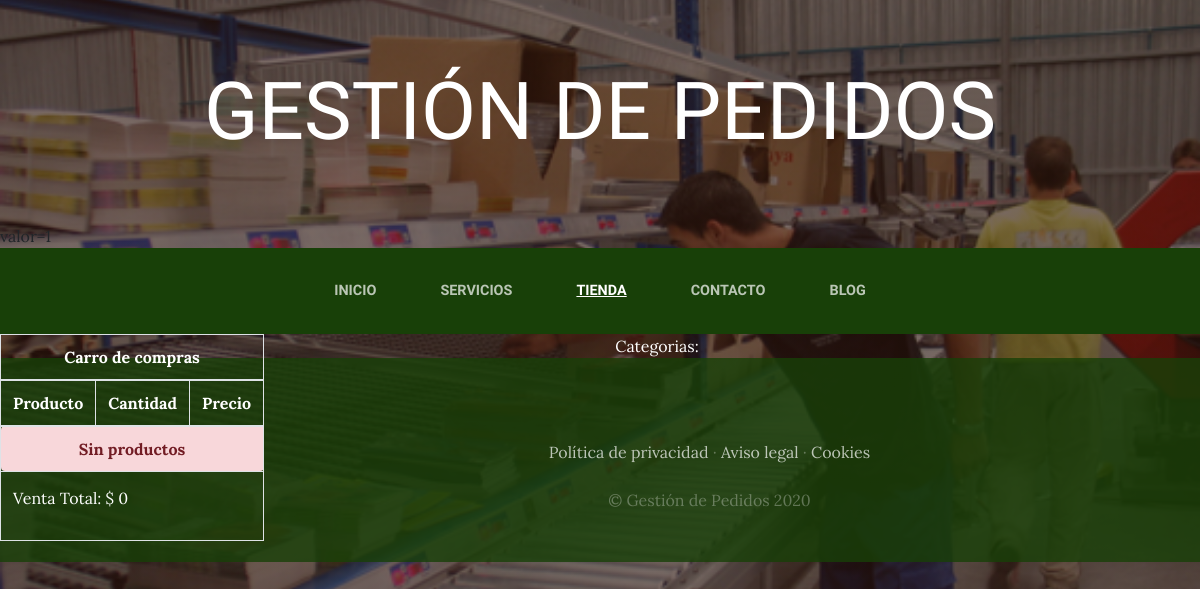
The app's page /tienda/, older data.
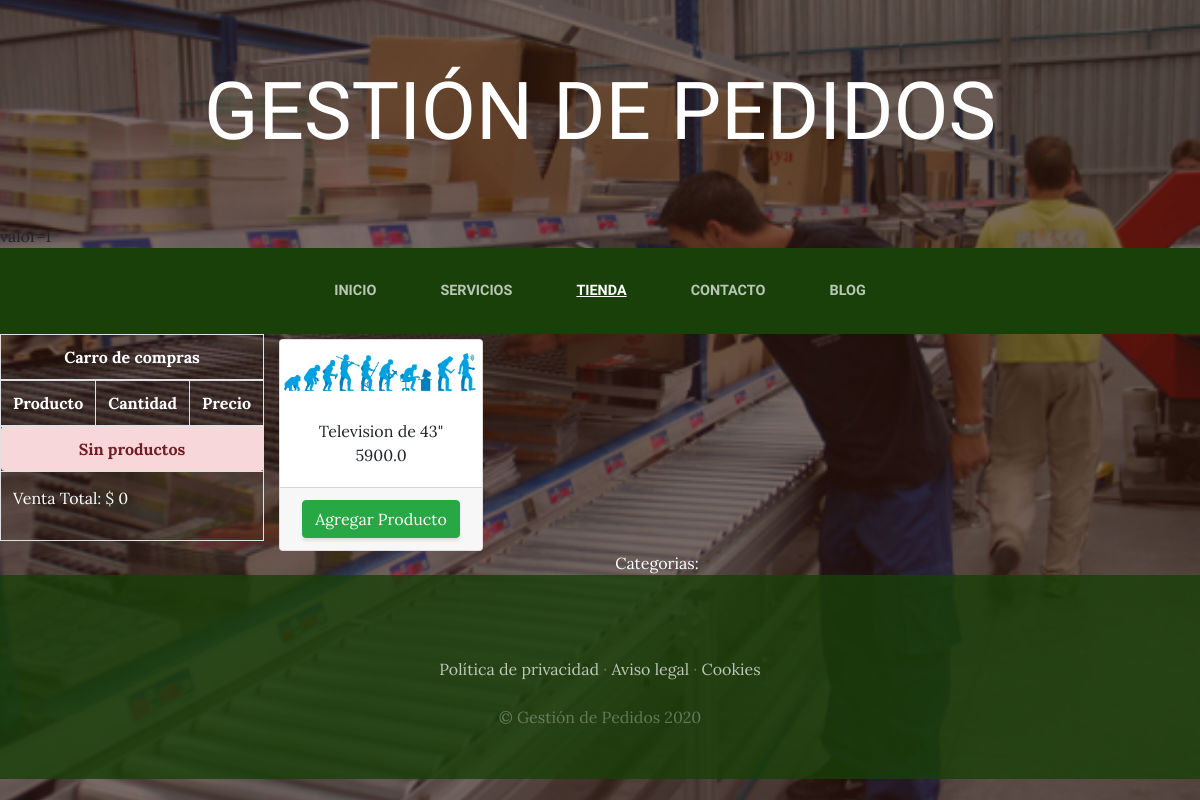
The same page, newer data.
### tienda/models.py (models this page shows, shortened)
class Productos(models.Model):
    descripcion=models.CharField(max_length=50)
    created=models.DateTimeField(auto_now_add=True)
    updated=models.DateTimeField(auto_now_add=True)
    imagen=models.ImageField(upload_to='productos', null = True, blank= True)
    categorias=models.ForeignKey(categoriaProd, on_delete=models.CASCADE)
    precio=models.FloatField()
    existencia=models.IntegerField()
    disponible=models.BooleanField(default=True)
    created=models.DateTimeField(auto_now_add=True)
    updated=models.DateTimeField(auto_now_add=True)
    class Meta:
        verbose_name = 'producto'
        verbose_name_plural = 'productos'

### tienda/views.py (the view)
# urls.py: path('tienda/', include('tienda.urls')),
def tienda(request):
    listaProductos = Productos.objects.all()
    return render(request, "tienda.html",  {"listaProductos":listaProductos, "valor":1})

### carro/context_processor.py (called while the page is built)
def importe_total_carro(request):
    total=0
    try:
        if request.session.get('carro', False):
            for key, value in request.session["carro"].items():
                total = total + (float(value["precio"]))
    except:
        total = 0
    return {"importe_total_carro":total}

### tienda/templates/tienda.html (shortened to what this page needs)
{% extends "base.html" %}
{% load static %}
{% block content %}
<div class="conainer">
  <div style="float: left;">
    {% include "carro/widget.html" %}
  </div>
<div class="row">
{% for producto in listaProductos %}
  <div class="col-md-3">
    <div class="card" style="width: 100%; margin-top: 5px;">
      <img  src="{{ producto.imagen.url }}" alt=""  class="card-img-top">
      <div class="card-body" style="text-align: center;">
      <h7 class="card-title">{{producto.descripcion}}</h7>
      <h7 class="card-body">{{producto.precio}}</h7>
      </div>
      <div class="card-footer text-center">
        <a href="{% url 'carro:agregar' producto.id %}" class="btn btn-success">Agregar Producto</a>
      </div>
    </div>
  </div>
{% endfor %}
</div>
</div>
<section>
    <div style="width: 75%; margin: auto; text-align: center; color: white;">Categorias:
    </div>
</section>
{% endblock content %}

Row changes from the older to the newer data that the page shows:
added Productos: imagen (picture), descripcion "Television de 43\"", precio "5900.0"
